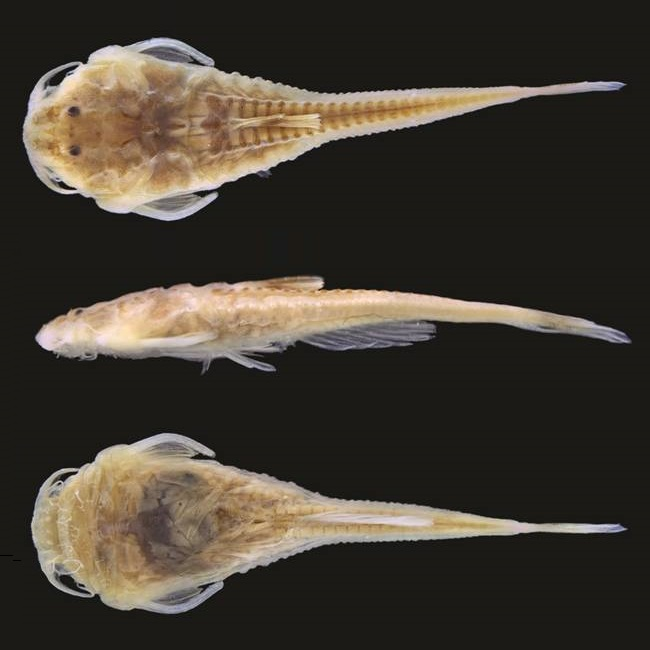
#> input picture chapter06/resources/Hoplomyzon_cardosoi-novataxa_2017-Carvalho-Reis-et-Friel.jpg, 650 x 650 px, found by its file name
$ jupyter execute load-visualize-save-image.ipynb   (shell and % lines are left out)   (older library calls are emulated)
#> lines starting #> are read from the running program, lines starting #| are printed output that depends on the picture
[cell 1]
from skimage import io
import matplotlib.pyplot as plt
from skimage.transform import resize


im=io.imread('images/Hoplomyzon_cardosoi-novataxa_2017-Carvalho-Reis-et-Friel.jpg' )
#> im is the input picture: shape (650, 650, 3); mean R, G, B 66.6, 59.8, 50
print(im.shape)
#| (650, 650, 3)
io.imshow (im)
plt.show()

[cell 2]
im=io.imread('images/3D-Micro-CT-of-a-Mandible.png' )
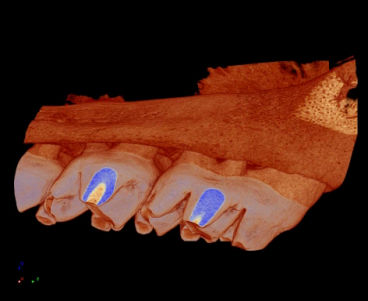
#> input picture chapter06/resources/3D-Micro-CT-of-a-Mandible.png, 368 x 301 px, found by its file name
#> im is the input picture: shape (301, 368, 4); mean R, G, B, A 68.9, 34.2, 22.6, 255
print(im.shape)
#| (301, 368, 4)
io.imshow (im)
plt.show()

[cell 3]
im_2d=io.imread('images/Hoplomyzon_cardosoi-novataxa_2017-Carvalho-Reis-et-Friel.jpg')
im_3d=io.imread('images/3D-Micro-CT-of-a-Mandible.png')
im_3d_resized=resize(im_3d, (650, 650))
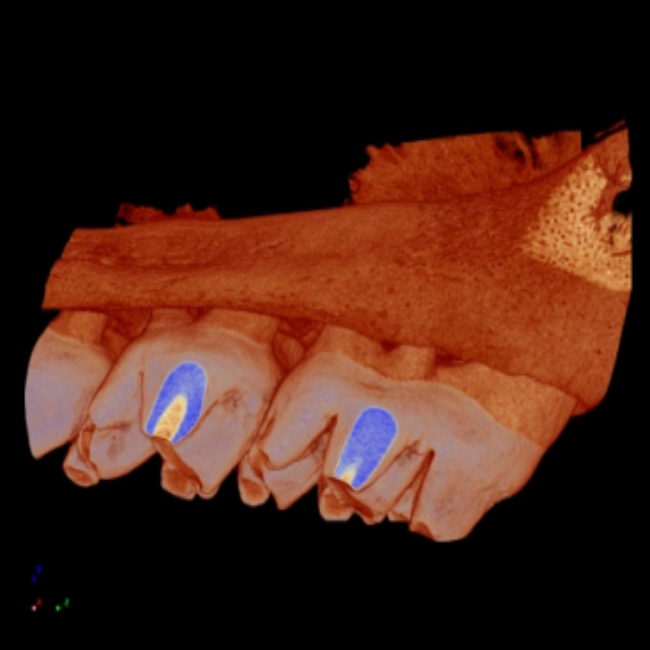
#> im_3d_resized: shape (650, 650, 4) float64; mean R, G, B, A 0.27, 0.134, 0.0886, 1; transparent parts drawn white
fig, axes = plt.subplots(nrows=1, ncols=2, sharex=True, sharey=True,figsize=(12, 5))
#subplot_kw={'adjustable': 'box-forced'}
axes[0].imshow(im_2d,aspect='auto')
axes[0].set_xticks([]), axes[0].set_yticks([])
axes[0].set_title("Hoplomyzon cardosoi novataxa 2017 Carvalho Reis et Friel")
axes[1].imshow(im_3d_resized,aspect='auto')
axes[1].set_xticks([]), axes[1].set_yticks([])
axes[1].set_title("3D-Micro-CT-of-a-Mandible ")
plt.tight_layout()
plt.show()
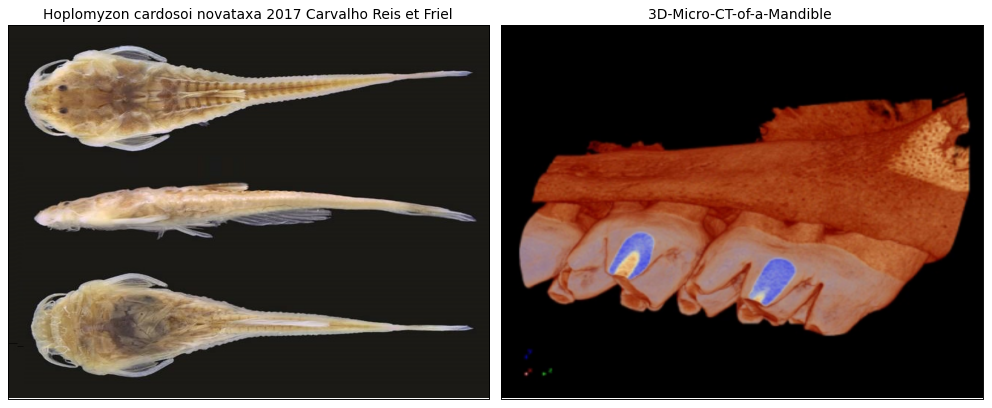
#> figure drawn by matplotlib, 2 panels

[cell 4]
im_gray=io.imread('images/3D-Micro-CT-of-a-Mandible.png',as_grey=True)
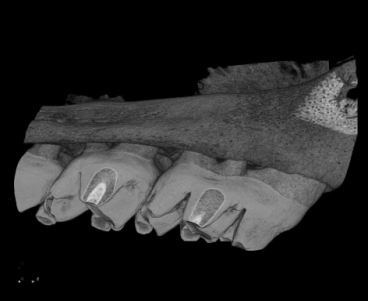
#> im_gray: shape (301, 368) float64; min 0, max 0.849, mean 0.16
print(im_gray.shape)
#| (301, 368)

io.imshow (im_gray)
ax = plt.axis('off')

plt.show()
